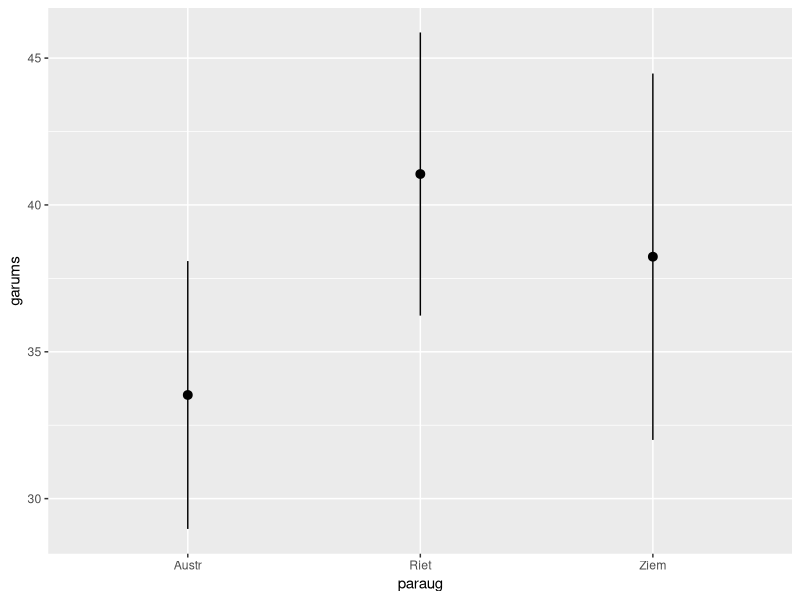
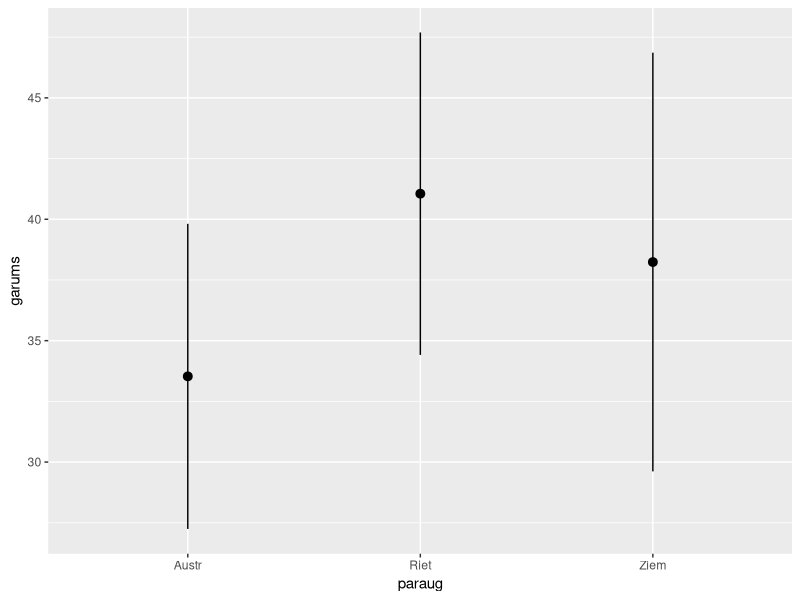
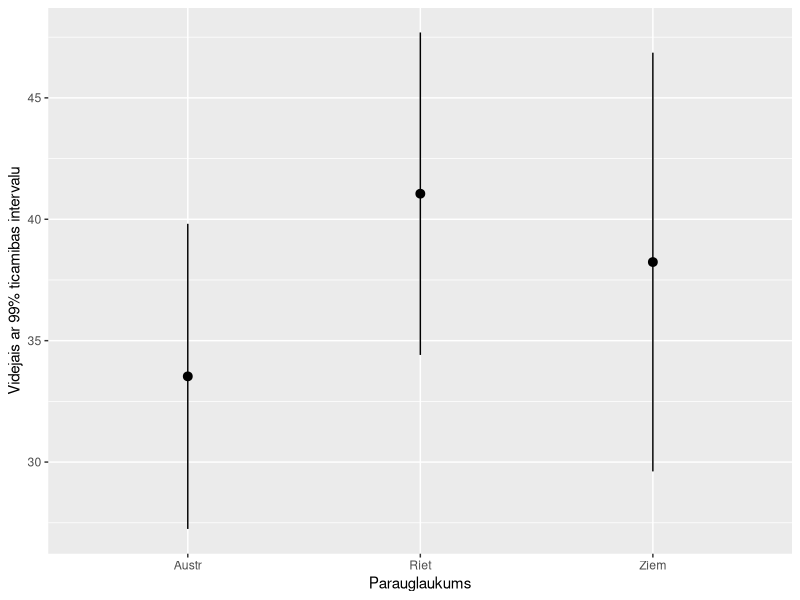

The R source for these figures, in order:
## Dati

library(readxl)
niedr <- read_excel("niedres2.xlsx")

## Statistiskie raditaji 1

mean(niedr$garums)
sd(niedr$garums)
var(niedr$garums)
median(niedr$garums)

## Statistiskie raditaji 2

round(mean(niedr$garums),1)

## Statistiskie raditaji 3

x <- c(1:20, NA)
mean(x)
mean(x, na.rm = TRUE)

## Statistiskie raditaji 4

min(niedr$garums)
max(niedr$garums)
range(niedr$garums)

## Statistiskie raditaji 5

quantile(niedr$garums)
quantile(niedr$garums, probs = c(0.025, 0.975))

## Statistiskie raditaji 6

summary(niedr$garums)

## Statistiskie raditaji 7

summary(niedr)

## Statistiskie raditaji 8

tapply(niedr$garums,niedr$paraug,sd)

## Ticamibas intervali 1

n <- length(niedr$garums) #noverojumu skaits
briv <- n-1 #brivibas pakapju skaits
but <- 0.01 #butiskuma l?menis
vid <- mean(niedr$garums) #videjais aritmetiskais
stand <- sd(niedr$garums) #standartnovirze

## Ticamibas intervali 2

robeza <- qt(1-but/2,briv)*stand/sqrt(n) #t reiz sx
augsa <- vid+robeza #augseja robeza
apaksa <- vid-robeza  #apakseja robeza
augsa
apaksa

## Ticamibas intervali - pakete Hmisc

library(Hmisc)
smean.cl.normal(niedr$garums,conf.int = 0.99)


tabula <- tapply(niedr$garums, niedr$paraug, smean.cl.normal, conf.int = 0.99)
tabula


## Ticamibas intervali - grafiskais attelojums 1

library(ggplot2)
ggplot(niedr, aes(paraug, garums)) + 
      stat_summary(fun.data = "mean_cl_normal")

ggplot(niedr, aes(paraug, garums)) + 
      stat_summary(fun.data = "mean_cl_normal", fun.args = list(conf.int = 0.99))

tic_tabula <- as.data.frame(do.call(rbind,tabula))
tic_tabula

tic_tabula$Parauglaukums <- rownames(tic_tabula)
tic_tabula

ggplot(tic_tabula, aes(x = Parauglaukums, y = Mean, ymin  = Lower, ymax = Upper)) +
      geom_pointrange() + labs(y = "Videjais ar 99% ticamibas intervalu")


set.seed(1278)
alpha <- 0.05
paraugs <- sample(c(0:1), 50, replace = TRUE)
sadalijums <- table(paraugs)
n <- length(paraugs)
p_hat <- sadalijums["1"]/n
z <- qnorm(1 - alpha/2)
p_apaksa <- p_hat - z * sqrt(p_hat * (1 - p_hat)/n)
p_augsa <- p_hat + z * sqrt(p_hat * (1 - p_hat)/n)
p_apaksa
p_augsa

library(Hmisc)
binconf(sadalijums["1"], n , alpha = alpha, method = "all")
